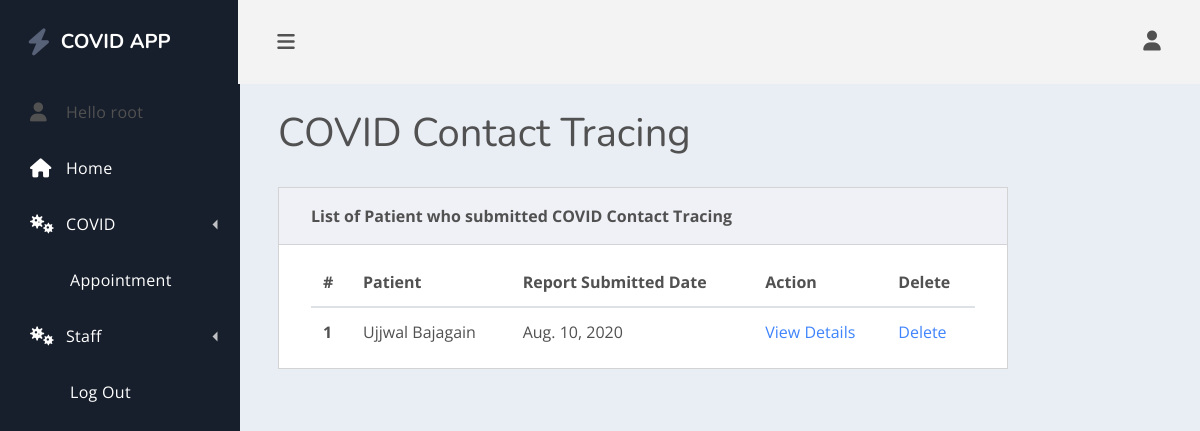
/list_tracing/ (signed in), run on an earlier commit of the app's database.
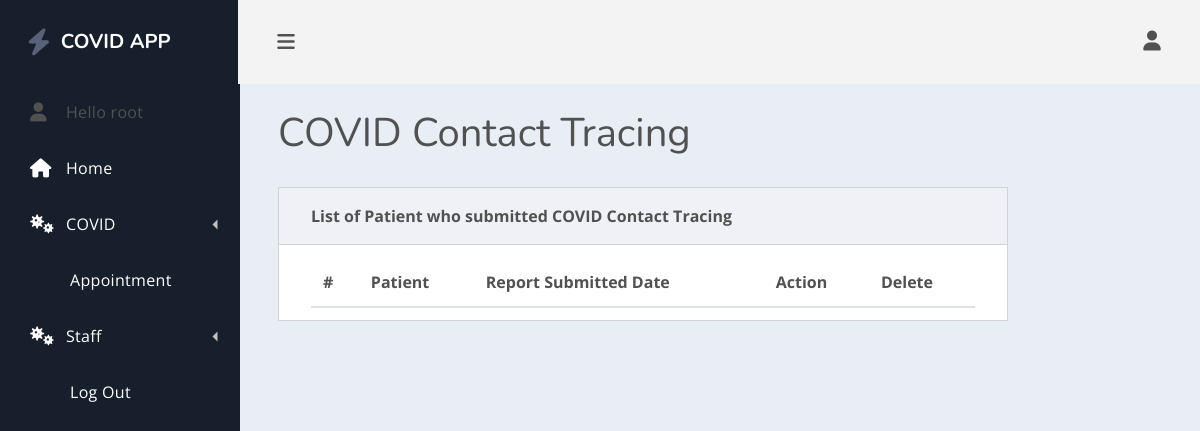
And on a later commit of the database.
### healthcare/models.py (models this page shows, shortened)
class ContactTracing(models.Model):
    patient = models.ForeignKey(Patient, on_delete=models.CASCADE)
    date_created = models.DateField(auto_now_add=True)
    full_name_of_person_1 = models.CharField(max_length= 200, null= True, blank=True)
    contact_information_of_person_1 = models.CharField(max_length= 200, null= True, blank=True)
    full_name_of_person_2 = models.CharField(max_length=200, null=True, blank=True)
    contact_information_of_person_2 = models.CharField(max_length=200, null=True, blank=True)
    full_name_of_person_3 = models.CharField(max_length=200, null=True, blank=True)
    contact_information_of_person_3 = models.CharField(max_length=200, null=True, blank=True)
    full_name_of_person_4 = models.CharField(max_length=200, null=True, blank=True)
    contact_information_of_person_4 = models.CharField(max_length=200, null=True, blank=True)
    full_name_of_person_5 = models.CharField(max_length=200, null=True, blank=True)
    contact_information_of_person_5 = models.CharField(max_length=200, null=True, blank=True)
    full_name_of_person_6 = models.CharField(max_length=200, null=True, blank=True)
    contact_information_of_person_6 = models.CharField(max_length=200, null=True, blank=True)
    public_places_visited_1 = models.CharField(max_length= 200, null= True, blank=True)
    public_places_visited_2 = models.CharField(max_length= 200, null= True, blank=True)
    public_places_visited_3 = models.CharField(max_length=200, null=True, blank=True)
    public_places_visited_4 = models.CharField(max_length=200, null=True, blank=True)

class Patient(models.Model):
    GENDER_CHOICES = [('Male', 'Male'), ('Female', 'Female'), ('Other', 'Other'), ('NA', 'I do not wish to say')]
    BOOL_CHOICES = [('Yes', 'Yes'), ('No', 'No')]
    user = models.OneToOneField(User, null=True,blank=True, on_delete=models.CASCADE)
    first_Name = models.CharField(max_length= 200, null= True)
    last_Name = models.CharField(max_length= 200, null= True)
    phone = models.CharField(max_length= 200, null= True)
    email = models.CharField(max_length=200, null= True)
    address = models.CharField(max_length=200, null= True)
    date_created = models.DateField(auto_now_add = True)
    birth_date = models.DateField(blank= True,null=True)
    age = models.DecimalField(decimal_places=0, max_digits=50, null=True)
    gender = models.CharField(max_length=25, choices=GENDER_CHOICES, blank= True)
    height = models.CharField(max_length=10, default='0.00 ft')
    weight = models.CharField(max_length=10, default='0.00 lbs')
    allergies = models.CharField(max_length=200, null=True)
    emergency_contact_name = models.CharField(max_length=200, null=True)
    emergency_contact_phone = models.CharField( max_length=200, null=True)
    emergency_contact_address = models.CharField(max_length=200, null=True)
    insurance_provider = models.CharField(max_length=200, null=True)
    diagnosis = models.TextField(blank=True, null=True)
    pre_existing_conditions = models.TextField(blank=True, null=True)
    lab_reports = models.TextField(blank=True, null=True)
    have_you_been_tested_positive_for_COVID = models.CharField(max_length=5, choices=BOOL_CHOICES,null=True)
    def __str__(self):
        if (self.first_Name and self.last_Name):
            display = (self.first_Name + " " + self.last_Name)
        else:
            display = str(self.date_created)
        return display

### healthcare/decorators.py (the view)
    def wrapper_function(request, *args, **kwargs):
        group = None
        if request.user.groups.exists():
            group = request.user.groups.all()[0].name
        if group == 'patient':
            messages.warning(request, 'Your are Redirected as you are not authorized to view the requested page ')
            return redirect('home')
        if group == 'staff':
            return view_func(request, *args, **kwargs)

### healthcare/views.py (called while the page is built)
@staff_only
def listAllCovidTracing(request):
    contactrracings = ContactTracing.objects.all()
    context = {'contacts': contactrracings}
    return render(request, 'healthcare/listContactTracing.html', context)

### healthcare/templates/healthcare/listContactTracing.html
{% extends 'healthcare/main.html' %}
{% block content %}
    {% load myfilters %}
    <main class="dash-content">
        <div class="container-fluid">
            <h1 class="dash-title">COVID Contact Tracing</h1>
            <div class="row">
                <div class="col-lg-10">
                    <div class="card spur-card">
                        <div class="card-header">
                            <div class="spur-card-title">List of Patient who submitted COVID Contact Tracing</div>
                        </div>
                        <div class="card-body ">
                            <table class="table table-hover table-in-card">
                                <thead>
                                <tr>
                                    <th scope="col">#</th>
                                    <th scope="col">Patient</th>
                                    <th scope="col">Report Submitted Date</th>
                                    <th scope="col">Action</th>
                                    <th scope="col">Delete</th>
                                </tr>
                                </thead>
                                <tbody>
                                {% for contact in contacts %}
                                    <tr>
                                        <th scope="row"> {{ forloop.counter }}</th>
                                        <td>
                                            {{ contact.patient }}
                                        </td>
                                    <td>
                                            {{ contact.date_created }}
                                        </td>
                                    <td>
                                           <a href="{% url 'viewCovidTracing' contact.id %}">View Details</a>
                                        </td>
                                    <td>
                                           <a href="{% url 'deletecovidtracing' contact.id %}">Delete</a>
                                        </td>
                                    </tr>
                                {% endfor %}
                                </tbody>
                            </table>
                        </div>
                    </div>
                </div>
            </div>
        </div>
    </main>
{% endblock %}

What changed in the data, as far as the page shows it:
removed ContactTracing: patient "Ujjwal Bajagain", date_created "Aug. 10, 2020"
